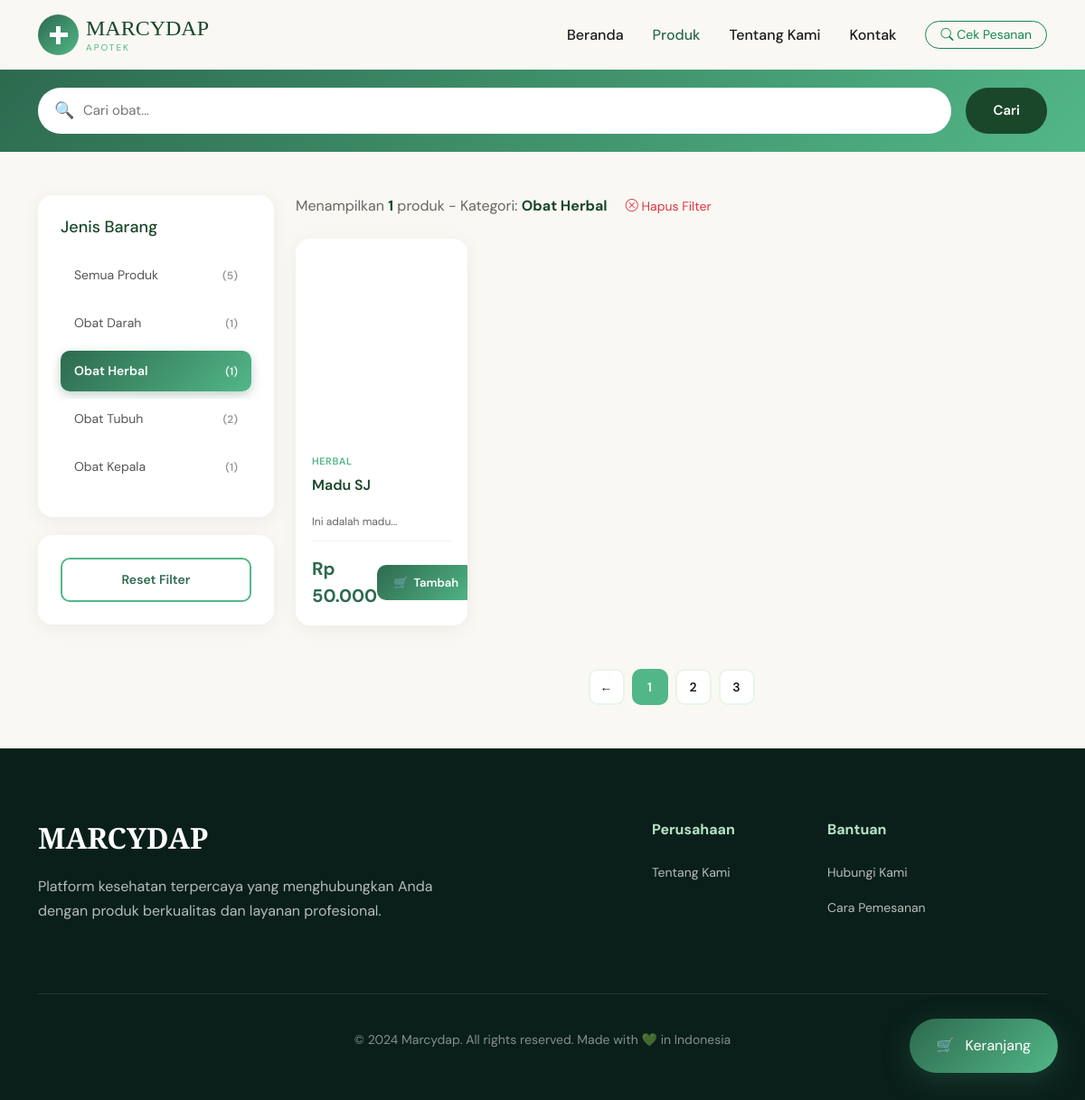
The app's page /main/produk.php?jenis=herbal with its own data.
### tables this page shows
CREATE TABLE `barang` (
  `id_barang` int NOT NULL,
  `nama_barang` varchar(50) NOT NULL,
  `jenis_barang` enum('darah','herbal','kepala','tubuh') NOT NULL,
  `harga` varchar(100) NOT NULL,
  `deskripsi` text NOT NULL,
  `gambar` varchar(255) NOT NULL
);

### main/components/product-card.php (the view, shortened to what this page needs)
<?php
$harga_format = number_format($product['harga'], 0, ',', '.');
$gambar_src = '';
if (!empty($product['gambar'])) {
    $gambar_src = $product['gambar'];
}
?>
<div class="product-card">
    <a href="detail_produk.php?id=<?php echo $product['id_barang']; ?>" class="product-image-link">
        <div class="product-image" style="<?php if (!empty($gambar_src)) echo 'background-image: url(' . $gambar_src . '); background-size: cover; background-position: center;'; ?>">
        </div>
    </a>
    <div class="product-content">
        <div class="product-category"><?php echo htmlspecialchars($product['jenis_barang']); ?></div>
        <a href="detail_produk.php?id=<?php echo $product['id_barang']; ?>" class="product-title-link">
            <h3 class="product-title"><?php echo htmlspecialchars($product['nama_barang']); ?></h3>
        </a>
        <div class="product-meta">
            <span><?php echo substr(htmlspecialchars($product['deskripsi']), 0, 50); ?>...</span>
        </div>
        <div class="product-footer">
            <div>
                <span class="price-current">Rp <?php echo $harga_format; ?></span>
            </div>
            <form method="POST" style="margin:0;">
                <button type="submit" name="add_to_cart" class="add-btn">
                    <span>🛒</span>
                    <span>Tambah</span>
                </button>
            </form>
        </div>
    </div>
</div>

### main/produk.php (shortened to what this page needs)
<?php
include '../config/db.php';
$jenis_filter = isset($_GET['jenis']) ? mysqli_real_escape_string($db, $_GET['jenis']) : '';
$search_query = isset($_GET['search']) ? mysqli_real_escape_string($db, $_GET['search']) : '';
$query = "SELECT * FROM barang WHERE 1=1";
if (!empty($jenis_filter) && in_array($jenis_filter, ['darah', 'herbal', 'tubuh', 'kepala'])) {
    $query .= " AND jenis_barang = '$jenis_filter'";
}
$query .= " ORDER BY id_barang DESC";
$result = mysqli_query($db, $query);
$count_query = "SELECT jenis_barang, COUNT(*) as jumlah FROM barang GROUP BY jenis_barang";
$count_result = mysqli_query($db, $count_query);
$jenis_counts = [];
while ($row = mysqli_fetch_assoc($count_result)) {
    $jenis_counts[$row['jenis_barang']] = $row['jumlah'];
}
$total_semua = array_sum($jenis_counts);
?>
<!DOCTYPE html>
<html lang="id">
<head>
    <link href="https://cdn.jsdelivr.net/npm/bootstrap@5.3.0/dist/css/bootstrap.min.css" rel="stylesheet">
    <link rel="stylesheet" href="https://cdn.jsdelivr.net/npm/bootstrap-icons@1.10.0/font/bootstrap-icons.css">
    <link rel="stylesheet" href="css/produk.css">
</head>
<body>
    <div class="container">
        <div class="d-flex justify-content-between align-items-center py-3">
            <a href="dashboard.php" class="d-flex align-items-center gap-2 text-decoration-none">
                <div class="logo-icon"></div>
                <div class="logo-text">
                    <h1>MARCYDAP</h1>
                    <p>APOTEK</p>
                </div>
            </a>
            <nav class="d-none d-lg-flex align-items-center gap-3">
                <ul class="nav">
                    <li class="nav-item"><a class="nav-link nav-link-custom" href="dashboard.php">Beranda</a></li>
                    <li class="nav-item"><a class="nav-link nav-link-custom active" href="produk.php">Produk</a></li>
                    <li class="nav-item"><a class="nav-link nav-link-custom" href="tentangkami.php">Tentang Kami</a></li>
                    <li class="nav-item"><a class="nav-link nav-link-custom" href="hubungikami.php">Kontak</a></li>
                </ul>
                <a href="pemesanan/cek_pesanan.php" class="btn btn-outline-success btn-sm rounded-pill px-3">
                    <i class="bi bi-search"></i> Cek Pesanan
                </a>
            </nav>
        </div>
    </div>
    <div class="search-bar">
        <div class="container">
            <form method="GET" action="produk.php" class="d-flex gap-3">
                <div class="search-wrapper">
                    <span class="search-icon">🔍</span>
                    <input type="text" name="search" placeholder="Cari obat..." value="<?php echo htmlspecialchars($search_query); ?>">
                </div>
                <button type="submit" class="search-btn">Cari</button>
            </form>
        </div>
    </div>
    <div class="container my-5">
        <div class="row g-4">
            <div class="col-lg-3">
                <div class="sidebar-sticky">
                    <div class="filter-section">
                        <h3>Jenis Barang</h3>
                        <div class="filter-option">
                            <a href="produk.php<?php echo !empty($search_query) ? '?search=' . urlencode($search_query) : ''; ?>"
                                class="filter-link <?php echo empty($jenis_filter) ? 'active' : ''; ?>">
                                <span> Semua Produk</span>
                                <span class="filter-count">(<?php echo $total_semua; ?>)</span>
                            </a>
                        </div>
                        <div class="filter-option">
                            <a href="produk.php?jenis=darah<?php echo !empty($search_query) ? '&search=' . urlencode($search_query) : ''; ?>"
                                class="filter-link <?php echo $jenis_filter == 'darah' ? 'active' : ''; ?>">
                                <span> Obat Darah</span>
                                <span class="filter-count">(<?php echo isset($jenis_counts['darah']) ? $jenis_counts['darah'] : 0; ?>)</span>
                            </a>
                        </div>
                        <div class="filter-option">
                            <a href="produk.php?jenis=herbal<?php echo !empty($search_query) ? '&search=' . urlencode($search_query) : ''; ?>"
                                class="filter-link <?php echo $jenis_filter == 'herbal' ? 'active' : ''; ?>">
                                <span> Obat Herbal</span>
                                <span class="filter-count">(<?php echo isset($jenis_counts['herbal']) ? $jenis_counts['herbal'] : 0; ?>)</span>
                            </a>
                        </div>
                        <div class="filter-option">
                            <a href="produk.php?jenis=tubuh<?php echo !empty($search_query) ? '&search=' . urlencode($search_query) : ''; ?>"
                                class="filter-link <?php echo $jenis_filter == 'tubuh' ? 'active' : ''; ?>">
                                <span> Obat Tubuh</span>
                                <span class="filter-count">(<?php echo isset($jenis_counts['tubuh']) ? $jenis_counts['tubuh'] : 0; ?>)</span>
                            </a>
                        </div>
                        <div class="filter-option">
                            <a href="produk.php?jenis=kepala<?php echo !empty($search_query) ? '&search=' . urlencode($search_query) : ''; ?>"
                                class="filter-link <?php echo $jenis_filter == 'kepala' ? 'active' : ''; ?>">
                                <span> Obat Kepala</span>
                                <span class="filter-count">(<?php echo isset($jenis_counts['kepala']) ? $jenis_counts['kepala'] : 0; ?>)</span>
                            </a>
                        </div>
                    </div>
                    <?php if (!empty($jenis_filter) || !empty($search_query)) { ?>
                        <div class="filter-section">
                            <a href="produk.php" class="clear-filters">Reset Filter</a>
                        </div>
                    <?php } ?>
                </div>
            </div>
            <div class="col-lg-9">
                <div class="mb-4">
                    <?php
                    $total_produk = mysqli_num_rows($result);
                    $filter_text = '';
                    if (!empty($jenis_filter)) {
                        $jenis_labels = [
                            'darah' => 'Obat Darah',
                            'herbal' => 'Obat Herbal',
                            'tubuh' => 'Obat Tubuh',
                            'kepala' => 'Obat Kepala'
                        ];
                        $filter_text = ' - Kategori: <strong>' . $jenis_labels[$jenis_filter] . '</strong>';
                    }
                    ?>
                    <div class="products-count">
                        Menampilkan <strong><?php echo $total_produk; ?></strong> produk<?php echo $filter_text; ?>
                        <?php if (!empty($jenis_filter) || !empty($search_query)) { ?>
                            <a href="produk.php" class="ms-3 text-danger" style="font-size: 14px; text-decoration: none;">
                                <i class="bi bi-x-circle"></i> Hapus Filter
                            </a>
                        <?php } ?>
                    </div>
                </div>
                <div class="row g-4">
                    <?php
                    if (mysqli_num_rows($result) > 0) {
                        while ($row = mysqli_fetch_assoc($result)) {
                            $product = $row;
                    ?>
                            <div class="col-xl-3 col-lg-4 col-md-6">
                                <?php include 'components/product-card.php'; ?>
                            </div>
                        <?php
                        }
                    }
                    ?>
                </div>
                <div class="d-flex justify-content-center gap-2 mt-5">
                    <button class="page-btn">←</button>
                    <button class="page-btn active">1</button>
                    <button class="page-btn">2</button>
                    <button class="page-btn">3</button>
                </div>
            </div>
        </div>
    </div>
    <a href="pemesanan/keranjang.php" class="floating-cart">
        <span>🛒</span>
        <span>Keranjang</span>
    </a>
    <footer class="footer">
        <div class="container">
            <div class="row g-5 mb-5">
                <div class="col-lg-5">
                    <div class="footer-brand">
                        <h3>MARCYDAP</h3>
                        <p>Platform kesehatan terpercaya yang menghubungkan Anda dengan produk berkualitas dan layanan profesional.</p>
                    </div>
                </div>
                <div class="col-lg-2">
                </div>
                <div class="col-lg-2">
                    <div class="footer-section">
                        <h4>Perusahaan</h4>
                        <ul class="footer-links">
                            <li><a href="tentangkami.php">Tentang Kami</a></li>
                        </ul>
                    </div>
                </div>
                <div class="col-lg-3">
                    <div class="footer-section">
                        <h4>Bantuan</h4>
                        <ul class="footer-links">
                            <li><a href="hubungikami.php">Hubungi Kami</a></li>
                            <li><a href="#">Cara Pemesanan</a></li>
                        </ul>
                    </div>
                </div>
            </div>
            <div class="footer-bottom">
                <p>© 2024 Marcydap. All rights reserved. Made with 💚 in Indonesia</p>
            </div>
        </div>
    </footer>
</body>
</html>

### records on screen
barang: jenis_barang "HERBAL", nama_barang "Madu SJ", deskripsi "Ini adalah madu", harga "50.000"

### other values on screen
$total_semua "5"
$jenis_counts['darah'] "1"
$jenis_counts['herbal'] "1"
$jenis_counts['tubuh'] "2"
$jenis_counts['kepala'] "1"
$total_produk "1"
$jenis_labels[$jenis_filter] "Obat Herbal"
